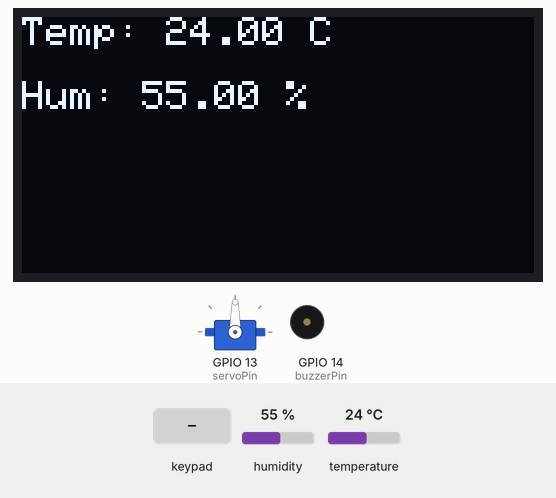
A sketch run on a simulated ESP32. Shown: servo, 128×64 one-colour display, buzzer (waves = sounding). Inputs (shaded band) come from the test bench; at power-on: humidity 55 %, temperature 24 °C. The display library's start-up logo is not drawn; what the sketch prints to the serial monitor is not drawn.

Above: at 3.2 s.
3.3 s: humidity set to 22 %
At 5.3 s:
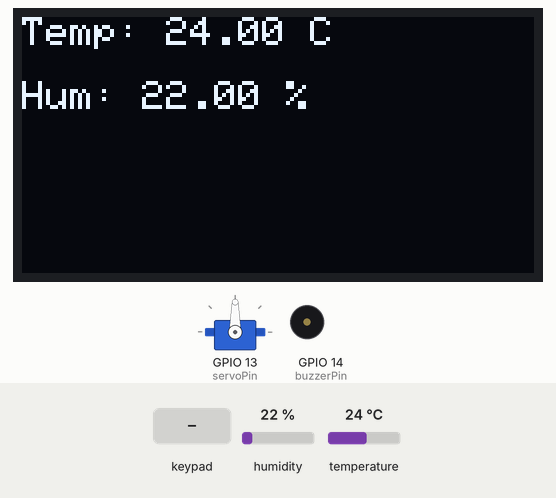
5.7 s: keypad keys 2 1 1 9 1 8 5 pressed 1.5 s apart
At 12.33 s:
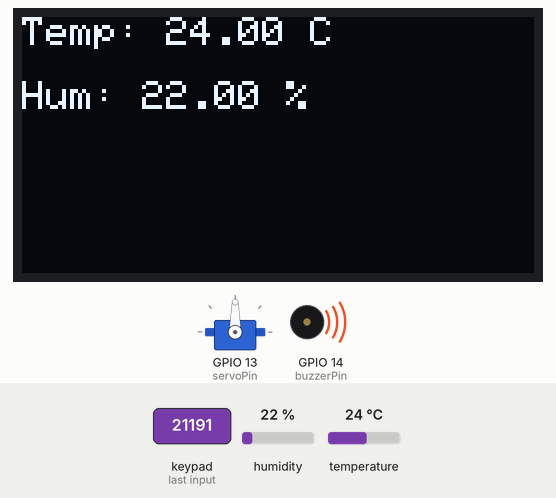
20.0 s: temperature set to 12 °C
At 20.7 s:
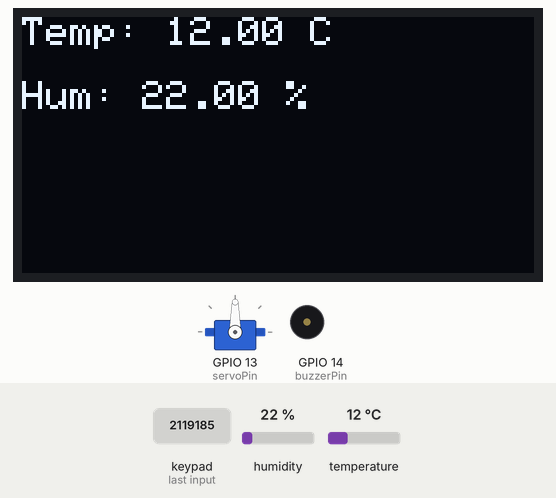
26.0 s: humidity set to 40 %
At 27.5 s:
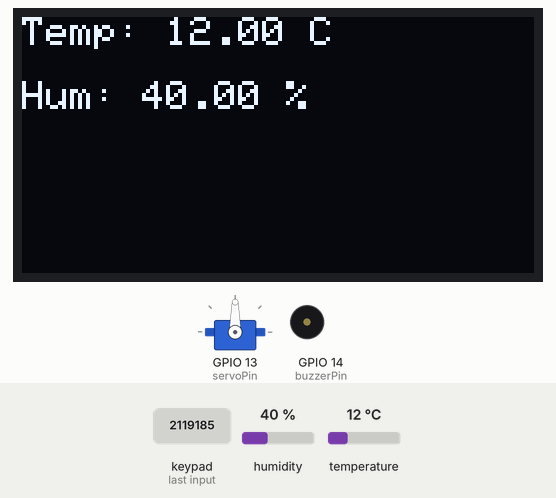
32.0 s: key '0' pressed
38.0 s: key '1' pressed
Timing chart, 0 to 50.4 s (numbered marks = the images above; inputs shaded):
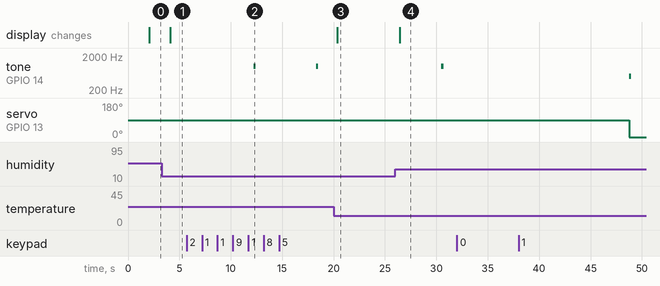

Measured:
- after the input at 3.3 s, the display: changes after 0.82 s (image 1)
- after the input at 5.7 s, tone on GPIO 14 (buzzerPin): alternates 1000 Hz for 0.20 s and silent for 5.9 s, starting after 6.5 s
- after the input at 20.0 s, the display: changes after 0.37 s (image 3)
- after the input at 26.0 s, the display: changes after 0.46 s (image 4)
- after the input at 32.0 s, every drawn part: stays the same

The sketch:

14.ino
```cpp
#include <Wire.h>
#include <Adafruit_GFX.h>
#include <Adafruit_SSD1306.h>
#include <DHT.h>
#include <Keypad.h>
#include <ESP32Servo.h>

#define SCREEN_WIDTH 128
#define SCREEN_HEIGHT 64
Adafruit_SSD1306 display(SCREEN_WIDTH, SCREEN_HEIGHT, &Wire, -1);

#define DHTPIN 15
#define DHTTYPE DHT22
DHT dht(DHTPIN, DHTTYPE);

Servo myservo;
const int servoPin = 13;
const int buzzerPin = 14;

const byte ROWS = 4;
const byte COLS = 4;
char keys[ROWS][COLS] = {
  {'1','2','3','A'},
  {'4','5','6','B'},
  {'7','8','9','C'},
  {'*','0','#','D'}
};
byte rowPins[ROWS] = {23, 22, 1, 3};
byte colPins[COLS] = {21, 19, 18, 5};

Keypad keypad = Keypad(makeKeymap(keys), rowPins, colPins, ROWS, COLS);

void setup() {
  Serial.begin(9600);
  dht.begin();
  myservo.attach(servoPin);
  pinMode(buzzerPin, OUTPUT);

  if(!display.begin(SSD1306_SWITCHCAPVCC, 0x3C)) {
    Serial.println(F("SSD1306 allocation failed"));
    for(;;);
  }
  display.display();
  delay(2000);
  display.clearDisplay();
}

void loop() {
  float h = dht.readHumidity();
  float t = dht.readTemperature();

  char key = keypad.getKey();
  if (key) {
    Serial.println(key);
    if (key == '1') {
      myservo.write(90); // Otkrytiye zamka / dveri
      tone(buzzerPin, 1000, 200);
    } else if (key == '0') {
      myservo.write(0); // Zakrytiye zamka / dveri
      tone(buzzerPin, 500, 200);
    }
  }

  display.clearDisplay();
  display.setTextSize(1);
  display.setTextColor(SSD1306_WHITE);
  display.setCursor(0, 0);
  display.print(F("Temp: ")); display.print(t); display.println(F(" C"));
  display.setCursor(0, 16);
  display.print(F("Hum: ")); display.print(h); display.println(F(" %"));
  display.display();

  delay(2000);
}
```
